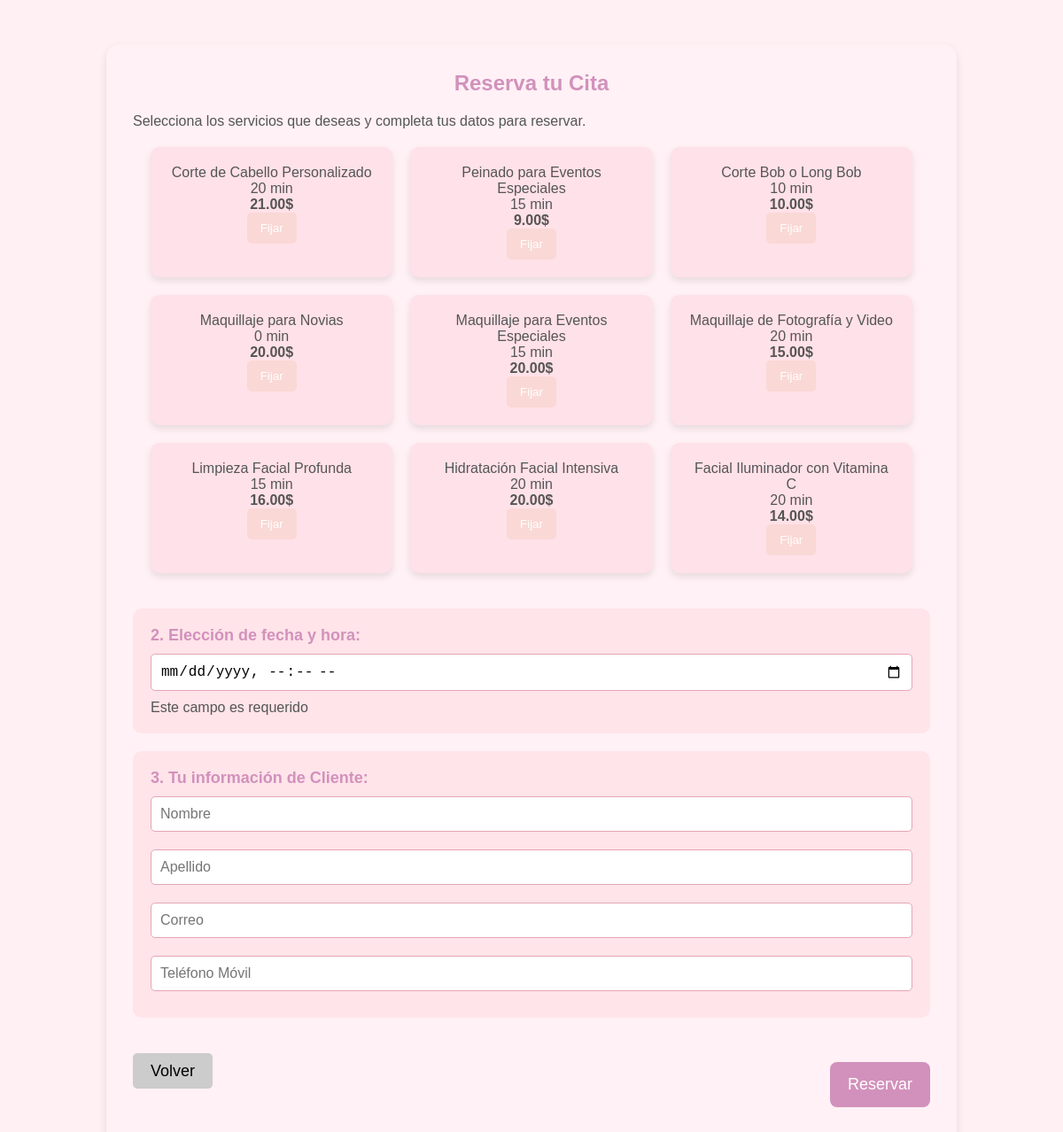
/php/appointment.php, run on the app's committed database.
### tables this page shows
CREATE TABLE IF NOT EXISTS `services` (
  `service_id` int(5) NOT NULL AUTO_INCREMENT,
  `service_name` varchar(50) NOT NULL,
  `service_description` varchar(255) NOT NULL,
  `service_price` decimal(6,2) NOT NULL,
  `service_duration` int(5) NOT NULL,
  `category_id` int(2) NOT NULL,
  PRIMARY KEY (`service_id`),
  KEY `FK_service_category` (`category_id`)
);

### php/appointment.php (the view, shortened to what this page needs)
<?php
include "../modelo/connect.php";
?>
<html lang="es">
<head>
    <link rel="stylesheet" href="https://cdnjs.cloudflare.com/ajax/libs/font-awesome/6.4.0/css/all.min.css" />
    <link rel="stylesheet" href="../assets/styles/appointment.css">
</head>
<body>
    <section class="book_section">
        <div class="containerr">
            <div class="book_content">
                <h2>Reserva tu Cita</h2>
                <p>Selecciona los servicios que deseas y completa tus datos para reservar.</p>
            </div>
            <form method="post" id="appointment_form" action="appointment.php">
                <div class="select_services_div" id="services_tab">
                <div class="items_tab">
                    <?php
                    $stmt = $con->prepare("SELECT * FROM services");
                    $stmt->execute();
                    $rows = $stmt->fetchAll();
                    foreach ($rows as $row) {
                        echo "<div class='itemListElement'>";
                        echo "<div class='item_details'>";
                        echo "<div>" . $row['service_name'] . "</div>";
                        echo "<div class='item_select_part'>";
                        echo "<span class='service_duration_field'>" . $row['service_duration'] . " min</span>";
                        echo "<div class='service_price_field'><span style='font-weight: bold;'>" . $row['service_price'] . "$</span></div>";
                        echo "<button type='button' class='select_item_bttn service_button' data-service-id='" . $row['service_id'] . "'>Fijar</button>";
                        echo "</div>";
                        echo "</div>";
                        echo "</div>";
                    }
                    ?>
                </div>
                </div>
                <div class="select_date_time_div" id="calendar_tab">
                    <div class="text_header">
                        <span>2. Elección de fecha y hora:</span>
                    </div>
                    <div>
                        <input type="datetime-local" name="desired_date_time" id="desired_date_time" class="form-control" required>
                        <span class="invalid-feedback">Este campo es requerido</span>
                    </div>
                </div>
                <div class="client_details_div" id="client_tab">
                    <div class="text_header">
                        <span>3. Tu información de Cliente:</span>
                    </div>
                    <div>
                        <div class="form-group">
                            <input type="text" name="client_first_name" id="client_first_name" class="form-control" placeholder="Nombre" required>
                            <input type="text" name="client_last_name" id="client_last_name" class="form-control" placeholder="Apellido" required>
                            <input type="email" name="client_email" id="client_email" class="form-control" placeholder="Correo" required>
                            <input type="text" name="client_phone_number" id="client_phone_number" class="form-control" placeholder="Teléfono Móvil" required>
                        </div>
                    </div>
                </div>
                <div style="overflow:auto;padding: 30px 0px;">
                <div style="float: left;">
        <a href="../index.php" class="default_btn" style="background-color: #ccc; padding: 10px 20px; border-radius: 5px; text-decoration: none; color: black;">
            Volver
        </a>
    </div>
                    <div style="float:right;">
                        <button type="submit" class="default_btn">Reservar</button>
                    </div>
                </div>
            </form>
        </div>
    </section>
</body>
</html>

### assets/styles/appointment.css (style rules this page uses)
* { padding: 0; margin: 0; box-sizing: border-box; }
body { font-family: 'Poppins', sans-serif; background-color: #FFF0F3; color: #555; }
h2 { color: #D291BC; text-align: center; margin-bottom: 20px; }
.book_section { display: flex; justify-content: center; align-items: center; padding: 50px 0; }
.containerr { width: 80%; background: #fff1f5; padding: 30px; border-radius: 15px; box-shadow: 0px 4px 10px rgba(0, 0, 0, 0.1); }
.items_tab { display: grid; grid-template-columns: repeat(auto-fit, minmax(250px, 1fr)); gap: 20px; padding: 20px; }
.itemListElement { background: #ffe1e9; border-radius: 10px; padding: 20px; text-align: center; box-shadow: 0 4px 8px rgba(0, 0, 0, 0.1); transition: transform 0.3s ease-in-out; }
.service_button { padding: 10px 15px; border: none; border-radius: 5px; background-color: #FAD8D5; color: white; cursor: pointer; transition: 0.3s; }
.select_date_time_div, .client_details_div { margin: 20px 0; padding: 20px; background: #FFE4E9; border-radius: 10px; }
.text_header span { font-size: 18px; font-weight: bold; color: #D291BC; }
input[type="text"], input[type="email"], input[type="datetime-local"] { width: 100%; padding: 10px; margin: 10px 0; border: 1px solid #E5A5B5; border-radius: 5px; font-size: 16px; }
.default_btn { background: #D291BC; color: white; padding: 15px 20px; border: none; border-radius: 8px; font-size: 18px; cursor: pointer; transition: background 0.3s ease-in-out; }

### data on the page
services: service_name "Corte de Cabello Personalizado", service_duration "20", service_price "21.00"
services: service_name "Peinado para Eventos Especiales", service_duration "15", service_price "9.00"
services: service_name "Corte Bob o Long Bob", service_duration "10", service_price "10.00"
services: service_name "Maquillaje para Novias", service_duration "0", service_price "20.00"
services: service_name "Maquillaje para Eventos Especiales", service_duration "15", service_price "20.00"
services: service_name "Maquillaje de Fotografía y Video", service_duration "20", service_price "15.00"
services: service_name "Limpieza Facial Profunda", service_duration "15", service_price "16.00"
services: service_name "Hidratación Facial Intensiva", service_duration "20", service_price "20.00"
services: service_name "Facial Iluminador con Vitamina C", service_duration "20", service_price "14.00"
